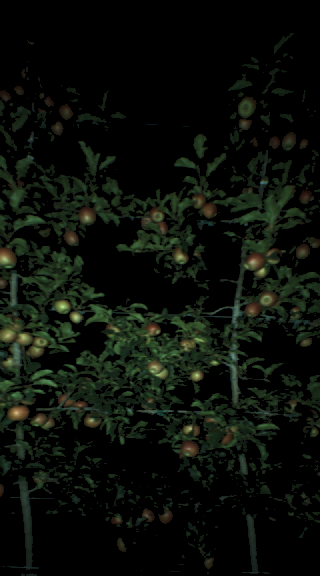
#> input picture detection/scpye/image/red_bgr.png, 320 x 576 px
$ python -i preprocessing.py   (imports and definitions only)   (older library calls are emulated)
#> lines starting #> are read from the running program, lines starting #| are printed output that depends on the picture; after the words box and inside, x2 and y2 are one past the last pixel; in counts of white or black regions, pixels touching at a corner belong together
from __future__ import print_function, division, absolute_import
import cv2
import os
import numpy as np
from scpye.bbox import extract_bbox


def resize_image(image, k, interpolation=cv2.INTER_NEAREST):
    return cv2.resize(image, None, fx=k, fy=k, interpolation=interpolation)


# [16 lines left out: function prepare_data, not called in this run]


def convert_image_colorspace(image, to):
    if to.lower() == 'hsv':
        flag = cv2.COLOR_BGR2HSV
    elif to.lower() == 'lab':
        flag = cv2.COLOR_BGR2LAB
    else:
        raise ValueError('colorspace {0} not supported'.format(to))

    return cv2.cvtColor(image, flag)


class DataReader(object):
    # [29 lines left out: functions __init__, read_image, get_label_filename, read_image_with_label, not called in this run]


def rotate_image(image):
    image = cv2.transpose(image)
    image = cv2.flip(image, 1)
    return image


class Samples(object):
    v_thresh = 20

    def __init__(self, im_bgr, labels=None, roi=None, k=0.5, use_ind=True):
        self.k = k
        self.dim = im_bgr.shape
        self.roi = roi
        self.use_ind = use_ind

        # Extract roi
        if self.roi is not None:
            im_bgr = extract_bbox(im_bgr, self.roi)

        # HACK: rotate image
        im_bgr = rotate_image(im_bgr)

        # For images we resize using linear interpolation
        self.im_raw = resize_image(im_bgr, self.k, cv2.INTER_LINEAR)
        # Blur the image a bit
        self.im_bgr = cv2.GaussianBlur(self.im_raw, (5, 5), 1)
        # Get images of all color spaces
        self.im_hsv = convert_image_colorspace(self.im_bgr, 'hsv')
        self.im_lab = convert_image_colorspace(self.im_bgr, 'lab')

        # Handle labels, if labels is provided, we are making training samples
        # otherwise we are making testing samples and generally don't care
        # about labels
        self.pos = None
        self.neg = None
        if labels:
            assert len(labels) == 2
            im_pos, im_neg = labels
            # Extract roi
            if roi is not None:
                im_pos = extract_bbox(im_pos, roi)
                im_neg = extract_bbox(im_neg, roi)

            # HACK: rotate
            im_pos = rotate_image(im_pos)
            im_neg = rotate_image(im_neg)

            # For labels we resize using nearest because they are masks
            im_pos = resize_image(im_pos, self.k, cv2.INTER_NEAREST)
            im_neg = resize_image(im_neg, self.k, cv2.INTER_NEAREST)
            self.pos = im_pos > 0
            self.neg = im_neg > 0

        # Mask out invalid data based on v value in hsv
        v = self.im_hsv[:, :, -1]
        self.mask = (v >= self.v_thresh)  # & (v <= 255 - self.v_thresh)

    # [19 lines left out: function extract, not called in this run]

    def Xy_pos(self):
        """
        Positive examples of X and y
        :return:
        """
        assert self.pos is not None

        X_pos = self.extract(self.pos)
        y_pos = np.ones((np.size(X_pos, 0),))
        return X_pos, y_pos

    # [76 lines left out: functions Xy_neg, Xy_both, X, y_to_bw, not called in this run]

>>> import cv2
>>> picture = cv2.imread('../image/red_bgr.png')
#> picture is the input picture: shape (576, 320, 3); mean B, G, R 9.6, 15.4, 11.2
>>> result = Samples(picture).Xy_pos()
#> in rotate_image, `image = cv2.transpose(image)`:
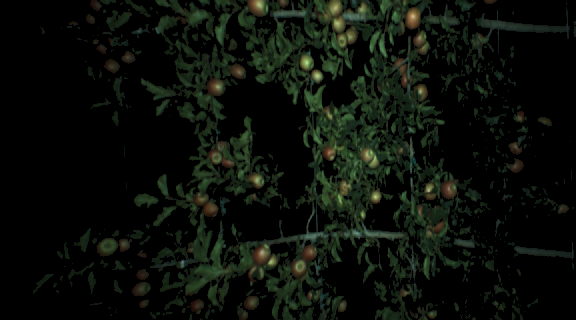
#> image: shape (320, 576, 3); mean of channels 0, 1, 2 9.6, 15.4, 11.2; drawn as B, G, R
#> in rotate_image, `image = cv2.flip(image, 1)`:
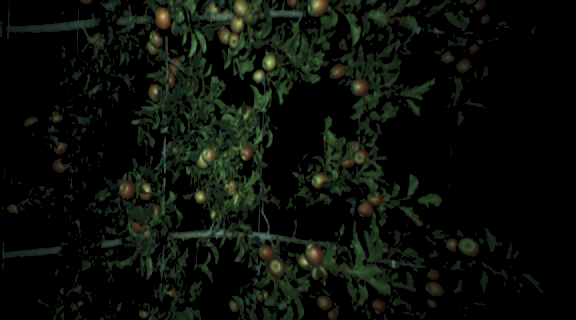
#> image: shape (320, 576, 3); mean of channels 0, 1, 2 9.6, 15.4, 11.2; drawn as B, G, R
#> in __init__, `self.im_bgr = cv2.GaussianBlur(self.im_raw, (5, 5), 1)`:
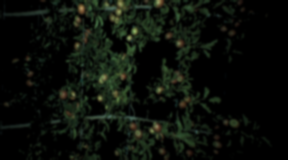
#> self.im_bgr: shape (160, 288, 3); mean of channels 0, 1, 2 9.6, 15.4, 11.2; drawn as B, G, R
#> in convert_image_colorspace, `return cv2.cvtColor(image, flag)`: returned value: shape (160, 288, 3); mean H, S, V 32.4, 64, 15.7
#> in convert_image_colorspace (call 2), `return cv2.cvtColor(image, flag)`: returned value: shape (160, 288, 3); mean of channels 0, 1, 2 13.8, 125, 131
#> in __init__, `v = self.im_hsv[:, :, -1]`:
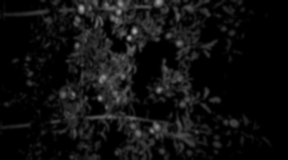
#> v: shape (160, 288); min 0, max 170, mean 15.7
#> in __init__, `self.mask = (v >= self.v_thresh)`:
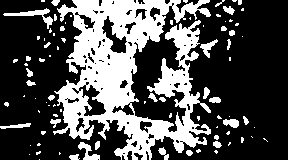
#> self.mask: shape (160, 288) bool; 31.7% white; 88 white regions (58 under 20 px), largest, box (x1, y1, x2, y2) and area: (53, 0, 211, 160) 12527, (3, 8, 53, 29) 258, (78, 142, 100, 160) 167
#> (the run stopped early here; a loop or call above may not have finished)

$ run again, on detection/scpye/image/red_bw.png
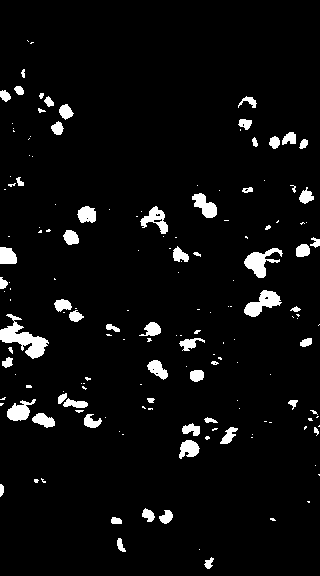
#> input picture detection/scpye/image/red_bw.png, 320 x 576 px
#> picture is the input picture: shape (576, 320, 3); 4.9% white; 163 white regions (101 under 20 px), largest, box (x1, y1, x2, y2) and area: (0, 314, 49, 359) 850, (244, 248, 283, 278) 523, (244, 290, 282, 317) 500
#> in __init__, `self.im_bgr = cv2.GaussianBlur(self.im_raw, (5, 5), 1)`:
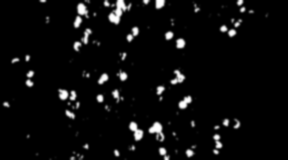
#> self.im_bgr: shape (160, 288, 3); min 0, max 255, mean 12.5
#> in __init__, `self.mask = (v >= self.v_thresh)`:
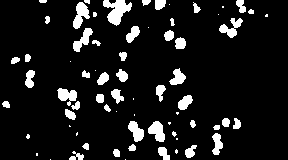
#> self.mask: shape (160, 288) bool; 10.1% white; 69 white regions (23 under 20 px), largest, box (x1, y1, x2, y2) and area: (103, 0, 132, 26) 408, (73, 2, 90, 29) 256, (148, 121, 165, 142) 229

$ run again, on detection/scpye/image/red_pred.png
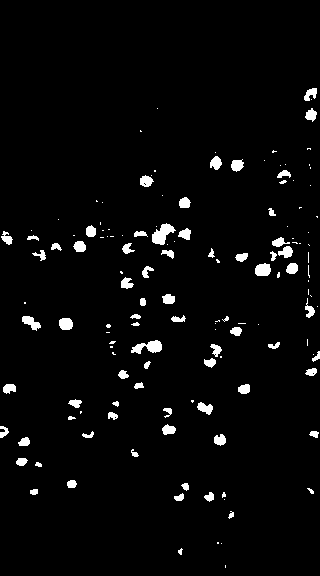
#> input picture detection/scpye/image/red_pred.png, 320 x 576 px
#> picture is the input picture: shape (576, 320, 3); 3.2% white; 142 white regions (69 under 20 px), largest, box (x1, y1, x2, y2) and area: (152, 223, 176, 245) 281, (131, 340, 162, 354) 249, (255, 263, 271, 276) 172
#> in __init__, `self.im_bgr = cv2.GaussianBlur(self.im_raw, (5, 5), 1)`:
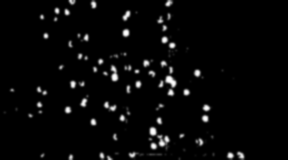
#> self.im_bgr: shape (160, 288, 3); min 0, max 255, mean 8.2
#> in __init__, `self.mask = (v >= self.v_thresh)`:
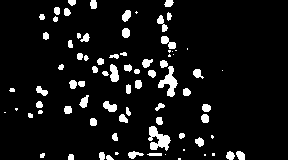
#> self.mask: shape (160, 288) bool; 7.8% white; 81 white regions (18 under 20 px), largest, box (x1, y1, x2, y2) and area: (148, 126, 171, 151) 309, (158, 66, 178, 97) 266, (110, 64, 119, 82) 123
